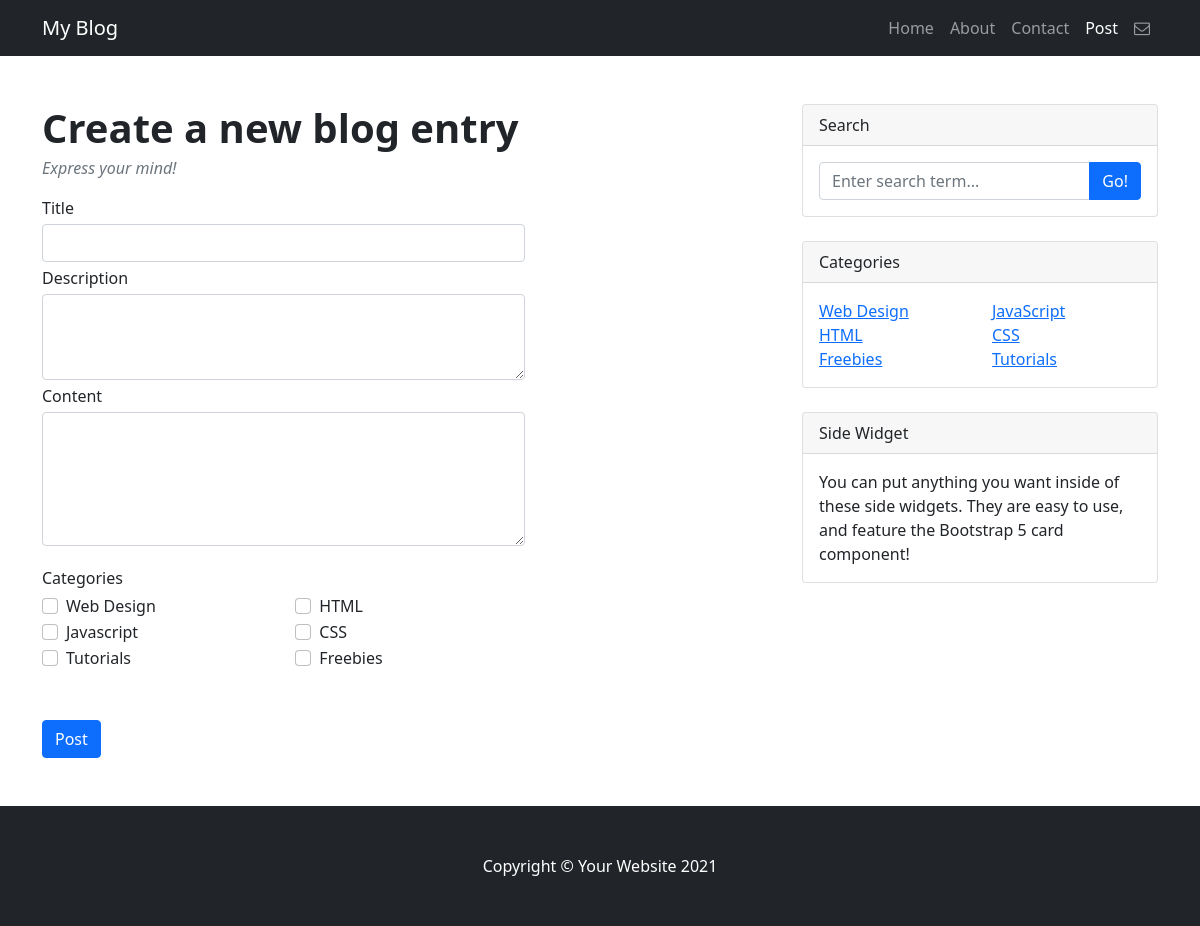
The app's page /post.php with its own data.
### tables this page shows
CREATE TABLE `category_types` (
  `id` int(50) NOT NULL,
  `name` varchar(50) NOT NULL
);

### controller/class.php (called while the page is built, shortened)
<?php
class Database {
    public $con;
    public function __construct($tableName){
        $this->tableName = $tableName;
        $this->con = mysqli_connect("localhost", "root", "", "blogdatabase");
    }
    public function select($column_name, $table_name, $innerjoin ,$where, $orderby, $limit, $offset){
        $arrays = array();
        $query = "SELECT ". $column_name ." FROM ".$table_name." ".$innerjoin." ".$where." ". $orderby." ".$limit." ".$offset;
        $result = mysqli_query($this->con, $query);
        while($row = mysqli_fetch_assoc($result))
        {
             $arrays[] = $row;
        }
       return $arrays;
    }
    public function select_categories(){
        $data = new Database('category_types');
        return $data->select('*',$data->tableName,'','','','','');
    }
}
?>

### post.php (the view, shortened to what this page needs)
<?php
require_once ('controller/class.php');
$data = new Database('');
$categories = $data->select_categories();
?>
<!DOCTYPE html>
<html lang="en">
    <head>
        <link href="css/font-awesome.min.css" rel="stylesheet" />
        <link href="css/styles.css" rel="stylesheet" />
    </head>
    <body>
        <nav class="navbar navbar-expand-lg navbar-dark bg-dark">
            <div class="container">
                <a class="navbar-brand" href="#!">My Blog</a>
                <div class="collapse navbar-collapse" id="navbarSupportedContent">
                    <ul class="navbar-nav ms-auto mb-2 mb-lg-0">
                        <li class="nav-item"><a class="nav-link" href="index.php">Home</a></li>
                        <li class="nav-item"><a class="nav-link" href="about.php">About</a></li>
                        <li class="nav-item"><a class="nav-link" href="contact.php">Contact</a></li>
                        <li class="nav-item"><a class="nav-link active" href="post.php">Post</a></li>
                        <li class="nav-item"><a class="nav-link" href="messages.php"><i class="fa fa-envelope-o"></i></a></li>
                    </ul>
                </div>
            </div>
        </nav>
        <div class="container mt-5">
            <div class="row">
                <div class="col-lg-8 align-self-start">
                    <div class="row">
                        <div class="col-lg-8">
                            <header class="mb-8">
                                <h1 class="fw-bolder mb-1">Create a new blog entry</h1>
                                <div class="text-muted fst-italic mb-3">Express your mind!</div>
                            </header>
                            <section class="mb-5">
                                <form method="post">
                                    <div class="form-group">
                                        <label for="exampleFormControlTextarea1" class="mb-1">Title</label>
                                        <input type="text" name="blog_title_txt" class="form-control mb-1" required>
                                    </div>
                                    <div class="form-group">
                                        <label for="exampleFormControlTextarea1" class="mb-1">Description</label>
                                        <textarea class="form-control mb-1" name="blog_description_txt" id="exampleFormControlTextarea1" rows="3" required></textarea>
                                    </div>
                                    <div class="form-group">
                                        <label for="exampleFormControlTextarea1" class="mb-1">Content</label>
                                        <textarea class="form-control mb-1" name="blog_content_txt" id="exampleFormControlTextarea1" rows="5" required></textarea>
                                    </div>
                                    <div class="form-group">
                                        <label class="mb-1 mt-3">Categories</label>
                                        <div class="row">
                                            <?php
                                            for ($a=0; $a < count($categories); $a++){
                                                echo '<div class="col-lg-6">
                                                        <div class="form-check">
                                                            <input class="form-check-input" name="categories[]" type="checkbox" value="'. $categories[$a]['id'] .'" id="defaultCheck1">
                                                            <label class="form-check-label" for="defaultCheck1">
                                                            '. $categories[$a]['name'] .'<br />
                                                            </label>
                                                        </div>
                                                    </div>';
                                            }
                                            ?>
                                        </div>
                                    </div>
                                    <button type="submit" name="submit" class="btn btn-primary mt-5">Post</button>
                                </form>
                            </section>
                        </div>
                        <div class="col-lg-4"></div>
                    </div>
                </div>
                <div class="col-lg-4">
                    <div class="card mb-4">
                        <div class="card-header">Search</div>
                        <div class="card-body">
                            <div class="input-group">
                                <input class="form-control" type="text" placeholder="Enter search term..." aria-label="Enter search term..." aria-describedby="button-search" />
                                <button class="btn btn-primary" id="button-search" type="button">Go!</button>
                            </div>
                        </div>
                    </div>
                    <div class="card mb-4">
                        <div class="card-header">Categories</div>
                        <div class="card-body">
                            <div class="row">
                                <div class="col-sm-6">
                                    <ul class="list-unstyled mb-0">
                                        <li><a href="#!">Web Design</a></li>
                                        <li><a href="#!">HTML</a></li>
                                        <li><a href="#!">Freebies</a></li>
                                    </ul>
                                </div>
                                <div class="col-sm-6">
                                    <ul class="list-unstyled mb-0">
                                        <li><a href="#!">JavaScript</a></li>
                                        <li><a href="#!">CSS</a></li>
                                        <li><a href="#!">Tutorials</a></li>
                                    </ul>
                                </div>
                            </div>
                        </div>
                    </div>
                    <div class="card mb-4">
                        <div class="card-header">Side Widget</div>
                        <div class="card-body">You can put anything you want inside of these side widgets. They are easy to use, and feature the Bootstrap 5 card component!</div>
                    </div>
                </div>
            </div>
        </div>
        <footer class="py-5 bg-dark">
            <div class="container"><p class="m-0 text-center text-white">Copyright &copy; Your Website 2021</p></div>
        </footer>
    </body>
</html>

### records on screen
category_types: name "Web Design"
category_types: name "HTML"
category_types: name "Javascript"
category_types: name "CSS"
category_types: name "Tutorials"
category_types: name "Freebies"
